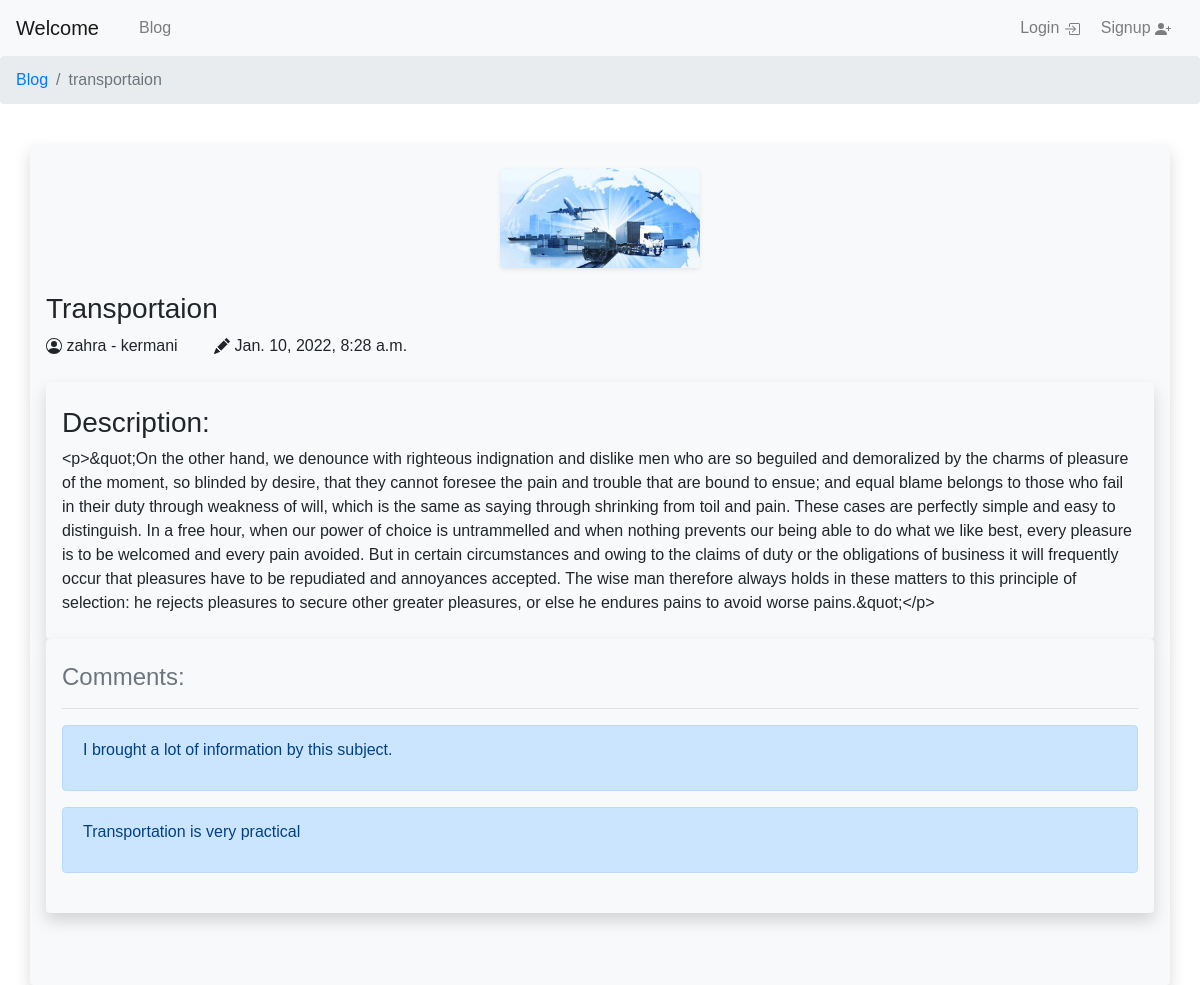
The page /blog/transportaion/ on the database its author committed.
### blog/models.py (models this page shows, shortened)
class Post(models.Model):
    slug = models.SlugField(verbose_name="پیوند یکتا", null=True, blank=True, allow_unicode=True)
    author = models.ForeignKey(Profile, on_delete= models.SET_NULL, related_name="post", null=True)
    created_at = models.DateTimeField(auto_now_add=True)
    updated_at = models.DateTimeField(auto_now=True)
    title = models.CharField(verbose_name="عنوان", max_length=50)
    image = models.ImageField(verbose_name="عکس", upload_to="media/posts-image/")
    short_description = models.TextField(verbose_name="توضیحات خلاصه", max_length=300)
    long_description = RichTextField(verbose_name="توضیحات", max_length=5000, null=True)
    status = models.CharField(verbose_name="وضعیت", choices=POST_STATUS_CHOICES, max_length=1, default=1)
    category = models.CharField(verbose_name="دسته بندی", choices=POST_CATEGORY_CHOICES, max_length=1, default=1)
    class Meta():
        verbose_name = "پست"
        verbose_name_plural = "پست ها"
    def get_accepted_comments_count(self):
        return self.comment.filter(status="a").count()
    def get_date(self):
        return self.created_at.strftime('in time: %H:%m:%S - in date: %y/%m/%d')
    get_date.short_description = "date"
    def get_image(self):
        if self.image:
            return mark_safe(f'<img src="{self.image.url}" alt="{self.title}" width="100" height="100">')
        else:
            return mark_safe(f'<img src="/media/posts-image/No-Image-Placeholder.svg.png" alt="NO IMAGE" width="100" height="100">')
    get_image.short_description = "image"

class Comment(models.Model):
    post = models.ForeignKey(Post, on_delete=models.CASCADE, verbose_name="پست", related_name="comment")
    user = models.ForeignKey(Profile, on_delete=models.SET_NULL, verbose_name="کاربر", related_name="comment", null=True)
    created_at = models.DateTimeField(auto_now_add=True)
    text = models.TextField(verbose_name="متن دیدگاه")
    status = models.CharField(max_length=1, verbose_name="وضعیت", choices=COMMENT_STATUS_CHOICES)
    class Meta():
        verbose_name = "کامنت"
        verbose_name_plural = "کامنت ها"

### accounts/models.py (models this page shows, shortened)
class Profile(models.Model):
    slug = models.SlugField(verbose_name="پیوند یکتا", null=True, blank=True, allow_unicode=True)
    user = models.OneToOneField(User, on_delete=models.CASCADE, verbose_name="کاربر", related_name="profile")
    bio = models.TextField(verbose_name="درباره ی من", null=True, blank=True, help_text="توضیحات فردی")
    first_name = models.CharField(max_length=50, verbose_name="نام", null=True, blank=True)
    last_name = models.CharField(max_length=50, verbose_name="نام خانوادگی", null=True, blank=True)
    phone_number = models.CharField(max_length=11 ,verbose_name="شماره همراه", null=True, blank=True, help_text="11 رقم وارد کنید")
    age = models.CharField(max_length=2, verbose_name="سن", help_text="2رقم وارد کنید", null=True, blank=True)
    job = models.CharField(max_length=50, verbose_name="سمت شغلی", blank=True)
    date_employment = models.DateTimeField(auto_now_add=True)
    date_user_updated = models.DateTimeField(auto_now=True)
    image = models.ImageField(verbose_name="عکس رزومه", upload_to="media/resume/", null=True, blank=True)
    gender = models.CharField(verbose_name="جنسیت", max_length=1, choices=PROFILE_GENDER_CHOICES, null=True, blank=True)
    nc = models.CharField(verbose_name="کدملی", max_length=11, null=True, blank=True) #nationalcode
    email = models.CharField(verbose_name="ایمیل", max_length=100, null=True, blank=True)
    is_author = models.CharField(verbose_name="آیا نویسنده هستید", max_length=1, choices=PROFILE_AUTHOR_CHOICES, default="خیر")
    def __str__(self):
        return f"{self.first_name} - {self.last_name}"
    class Meta():
        verbose_name = "پروفایل"
        verbose_name_plural = "پروفایل ها"
    def get_image(self):
        if self.image:
            return mark_safe(f'<img src="{self.image.url}" alt="{self.first_name}" width="100" height="100">')
        else:
            return mark_safe(f'<img src="/media/posts-image/No-Image-Placeholder.svg.png" alt="NO IMAGE" width="100" height="100">')
    get_image.short_description = "image"

### blog/views.py (the view)
# urls.py: path('blog/<str:slug>/', views.blog_details, name="details"),
def blog_details(request, slug):
    context = {}
    post = get_object_or_404(Post, slug=slug)
    context["post"] = post
    context["comment"] = post.comment.all()
    template_name = "blog/blog_details.html"
    return render(request, template_name, context)

### blog/Templates/blog/blog_details.html (shortened to what this page needs)
{% extends 'base.html' %}
{% block breadcrumb %}
<li class="breadcrumb-item"><a href="{% url 'blog:blog' %}">Blog</a></li>
    <li class="breadcrumb-item active" aria-current="page">{{ post.slug }}</li>
{% endblock breadcrumb %}
{% block content %}
<br>
<div class="container bg-light shadow px-3 py-4 rounded">
<img src="{{ post.image.url }}" alt="{{ post.iamge.title }}" class="d-flex mx-auto rounded shadow-sm" width="200">
<br>
<h3>{{ post.title }}</h3>
         <span class="mr-3">
             {{ post.author }}</span
          >
          <span class="ml-3"
            >
            {{ post.created_at }}</span
          >
          <br>
          <br>
          <div class="container bg-light shadow px-3 py-4 rounded">
            <h3>Description:
            </h3>
{{ post.long_description }}
          </div>
          <div class="container bg-light shadow px-3 py-4 rounded">
            <h4 class="text-muted">Comments:</h4>
            <hr>
            {% if comment %}
            {% for comment in comment %}
            <div class="alert alert-primary" role="alert">
             <p>{{ comment.text }}</p>
            </div>
            {% endfor %}
            {% else %}
            no comments yet
            {% endif %}
            </div>
<br><br>
{% endblock content %}

### templates/base.html (shortened to what this page needs)
{% load static %}
<!DOCTYPE html>
<html lang="en"
{% if LANGUAGE_BIDI %}dir="rtl"{% endif %}>
  <head>
    <link href="https://cdn.jsdelivr.net/gh/rastikerdar/vazir-font@v30.1.0/dist/font-face.css" rel="stylesheet" type="text/css" />
    <link rel="stylesheet" href="https://cdn.jsdelivr.net/npm/bootstrap@4.6.1/dist/css/bootstrap.min.css">
    <link rel="stylesheet" href="{% static 'css/base.css' %}">
  </head>
  <body>
    {% include 'navbar.html' %}
    <nav aria-label="breadcrumb">
      <ol class="breadcrumb">
        {% block breadcrumb %}{% endblock breadcrumb %}
      </ol>
    </nav>
    <div class="container-fluid" mt-4>
      {% block content %} {% endblock content %}
    </div>
  </body>
</html>

### templates/navbar.html (shortened to what this page needs)
{% load i18n %}
<nav class="navbar navbar-expand-lg navbar-light bg-light">
  <a class="navbar-brand" href="/">Welcome {{request.user.username}}</a>
<div class="collapse navbar-collapse" id="navbarSupportedContent">
    <ul class="navbar-nav {% if 'fa' in request.path %}ml-auto {% else %}mr-auto{% endif %}">
      <li class="nav-item
      {% if request.path == "/home/" %}active{% endif %}">
        <a class="nav-link" href="/home/"Home<span class="sr-only"></span></a>
      </li>
      <li class="nav-item
      {% if request.path == "/blog/" %}active{% endif %}">
        <a class="nav-link" href="{% url 'blog:blog' %}" target="_blank">Blog</a>
      </li>
</ul>
    <ul class="navbar-nav {% if 'fa' in request.path %}mr-auto {% else %}ml-auto{% endif %}">
    {% if request.user.is_authenticated %}
    {% if request.user.is_superuser or request.user.is_staff %}
            <li class="nav-item">
            <a class="nav-link" target="_blank"
            href="{% url 'admin:index' %}">Manage</a>
        </li>
    {% endif %}
        <li class="nav-item{% if request.path == '/accounts/profile' %}active{% endif %}">
            <a class="nav-link" href="{% url 'accounts:profile' %}">Edit Profile <svg xmlns="http://www.w3.org/2000/svg" width="16" height="16" fill="currentColor" class="bi bi-person-lines-fill" viewBox="0 0 16 16">
              <path d="M6 8a3 3 0 1 0 0-6 3 3 0 0 0 0 6zm-5 6s-1 0-1-1 1-4 6-4 6 3 6 4-1 1-1 1H1zM11 3.5a.5.5 0 0 1 .5-.5h4a.5.5 0 0 1 0 1h-4a.5.5 0 0 1-.5-.5zm.5 2.5a.5.5 0 0 0 0 1h4a.5.5 0 0 0 0-1h-4zm2 3a.5.5 0 0 0 0 1h2a.5.5 0 0 0 0-1h-2zm0 3a.5.5 0 0 0 0 1h2a.5.5 0 0 0 0-1h-2z"/>
            </svg></a>
        </li>
        <li class="nav-item{% if request.path == '/accounts/profile_view_just' %}active{% endif %}">
          <a class="nav-link" href="{% url 'accounts:profile_view_just' %}">Profile view <svg xmlns="http://www.w3.org/2000/svg" width="16" height="16" fill="currentColor" class="bi bi-person-circle" viewBox="0 0 16 16">
            <path d="M11 6a3 3 0 1 1-6 0 3 3 0 0 1 6 0z"/>
            <path fill-rule="evenodd" d="M0 8a8 8 0 1 1 16 0A8 8 0 0 1 0 8zm8-7a7 7 0 0 0-5.468 11.37C3.242 11.226 4.805 10 8 10s4.757 1.225 5.468 2.37A7 7 0 0 0 8 1z"/>
          </svg></a>
      </li>
<!--
        bilingual part
        <li>
          <div class="container">
            <div class="dropdown">
             <button class="btn btn-default dropdown-toggle" type="button" data-toggle="dropdown">Language Option
             <span class="caret"></span></button>
             <ul class="dropdown-menu">
               <li><a href="en{{ request.path }}">English</a></li>
               <li><a href="fa{{ request.path }}">Persian</a></li>
             </ul>
           </div>
         </div>
        </li>
end of bilingual part.
-->
    <li class="nav-item {% if request.path == "/accounts/login" %}active{% endif %}">
            <a class="nav-link text-danger" href="{% url 'accounts:logout' %}">Logout <svg xmlns="http://www.w3.org/2000/svg" width="16" height="16" fill="currentColor" class="bi bi-door-closed-fill" viewBox="0 0 16 16">
              <path d="M12 1a1 1 0 0 1 1 1v13h1.5a.5.5 0 0 1 0 1h-13a.5.5 0 0 1 0-1H3V2a1 1 0 0 1 1-1h8zm-2 9a1 1 0 1 0 0-2 1 1 0 0 0 0 2z"/>
            </svg></a>
        </li>
    {% else %}
<div style="padding-right: 5px;">
      <li class="nav-item">
            <a class="nav-link" href="{% url 'accounts:login' %}"> Login </a>
        </li></div>
        <div style="padding-right: 5px;">
        <li class="nav-item">
            <a class="nav-link" href="{% url 'accounts:signup' %}">Signup </a>
        </li></div>
    {% endif %}
    </ul>
  </div>
</nav>

### static/css/base.css (style rules this page uses)
* { font-family: 'Vazir', sans-serif; }

### rows shown on the page
Post: slug "transportaion", image (picture), title "Transportaion", author "zahra - kermani", created_at "Jan. 10, 2022, 8:28 a.m.", long_description "<p>&quot;On the other hand, we denounce with righteous indignation and dislike men who are so beguiled and demoralized by the charms of pleasure of the moment, so blinded by desire, that they cannot foresee the pain and trouble that are bound to ensue; and equal blame belongs to those who fail in their duty through weakness of will, which is the same as saying through shrinking from toil and pain. These cases are perfectly simple and easy to distinguish. In a free hour, when our power of choice is untrammelled and when nothing prevents our being able to do what we like best, every pleasure is to be welcomed and every pain avoided. But in certain circumstances and owing to the claims of duty…"
Comment: text "I brought a lot of information by this subject."
Comment: text "Transportation is very practical"
